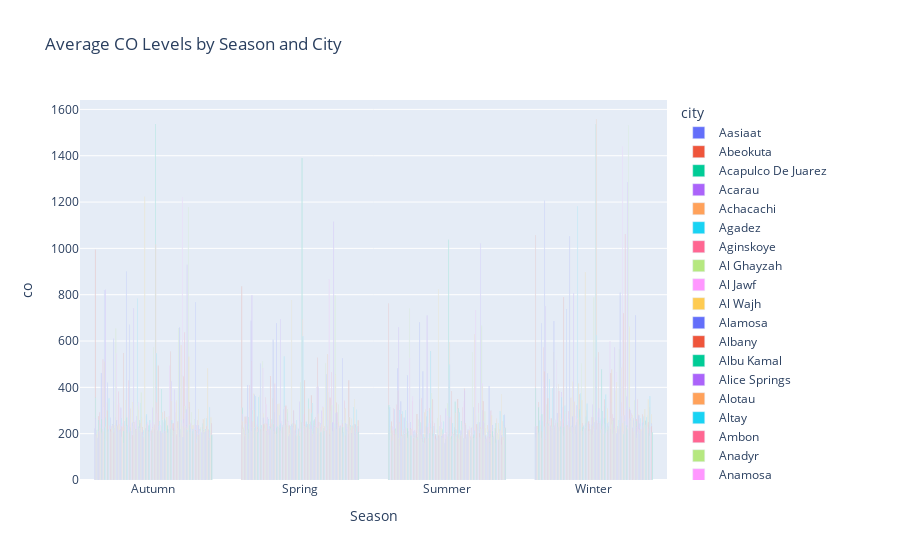

Source (notebook cell):
### Code cell
import plotly.express as px

# Assuming 'mean_pollution' is already computed and properly structured
fig = px.bar(mean_pollution.reset_index(), x='Season', y='co', color='city', barmode='group',
             title="Average CO Levels by Season and City")
fig.show()
